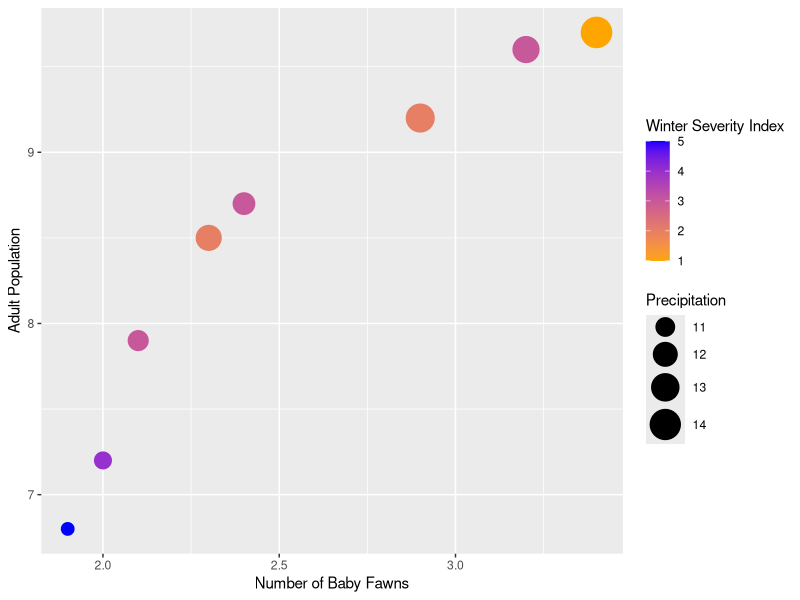
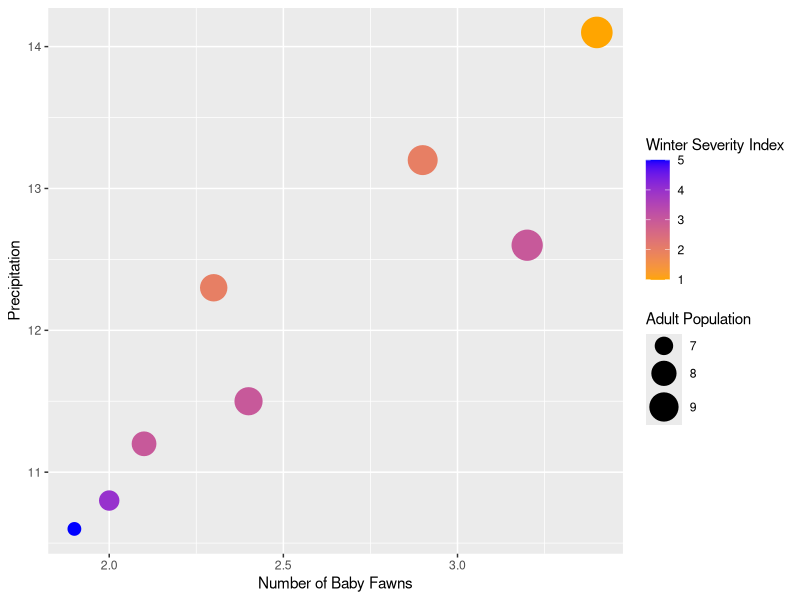
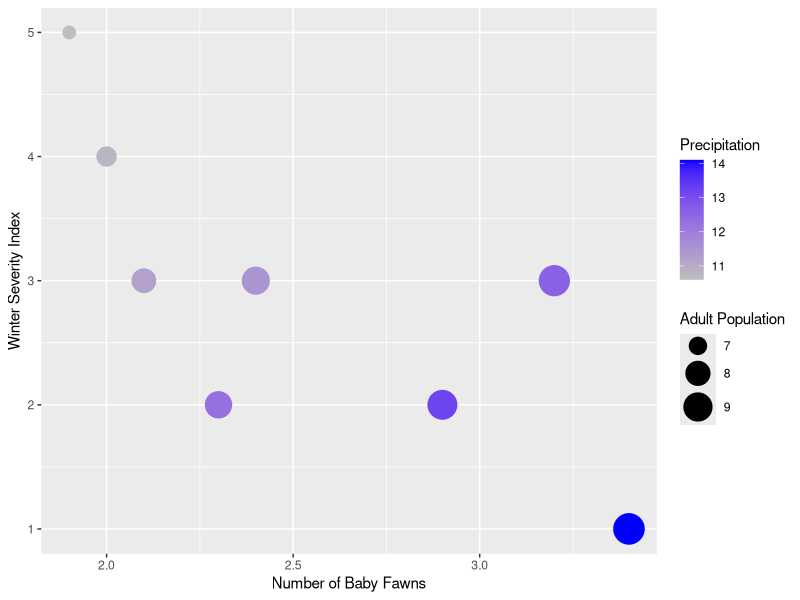
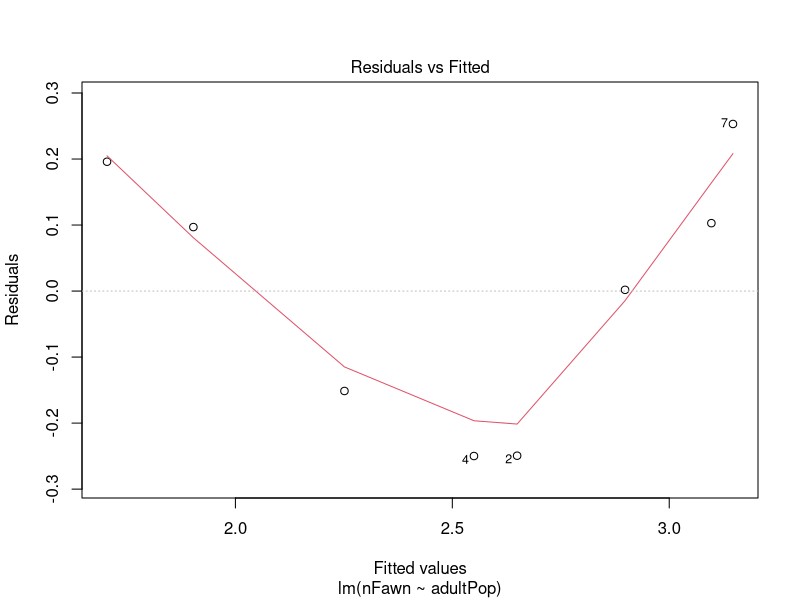
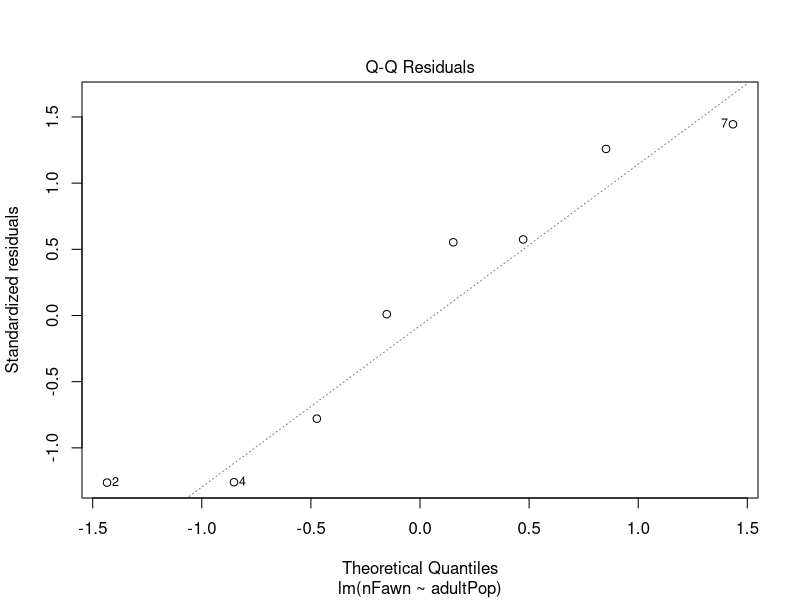
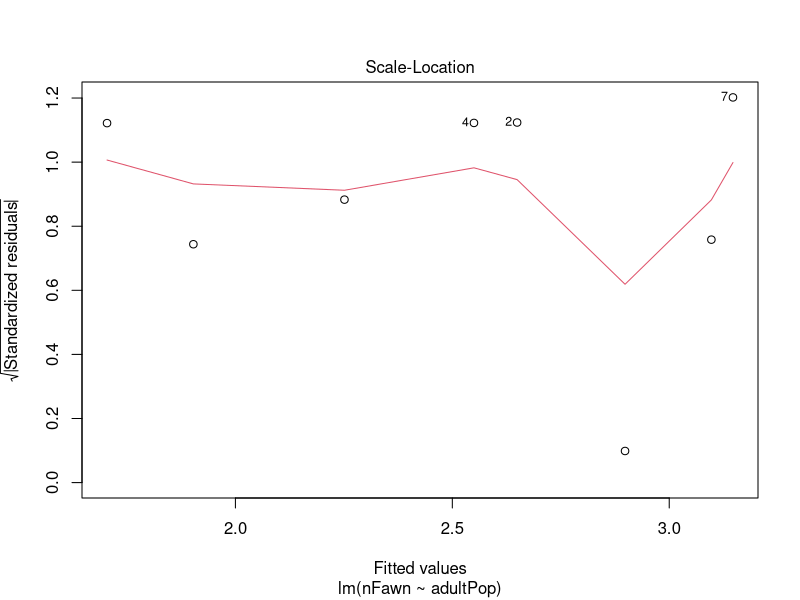
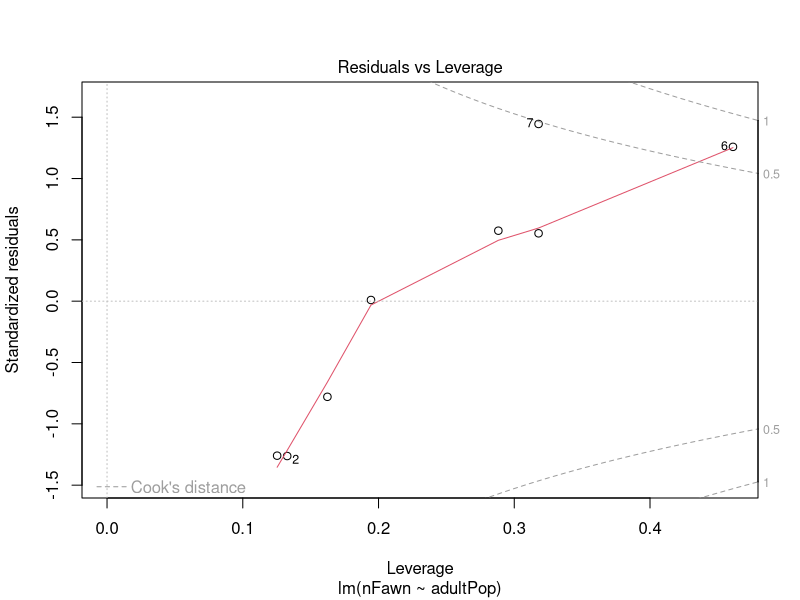
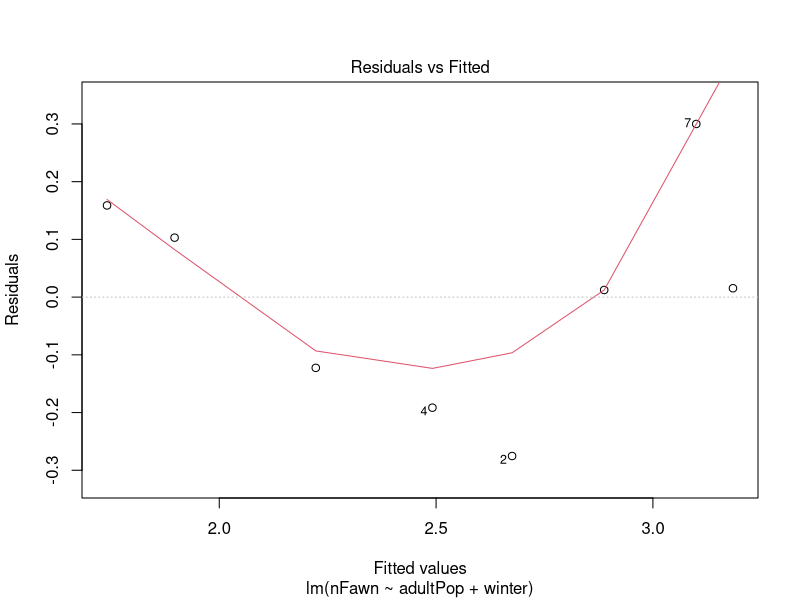

Reproduce these figures in R, in order.
## ---- chunk 1
# Add your library below.

library(ggplot2)
library(readxl)

## ---- chunk 2
# No code necessary; Just review the data.
## ---- chunk 3
# Write your code below.
myDF<-as.data.frame(readxl::read_excel("./data/mlr01.xls"))
colnames(myDF) <- c("nFawn", "adultPop", "precip", "winter")

## ---- chunk 4
# Write your code below.
str(myDF)

## ---- chunk 5
# Write your code below.
ggplot(myDF, aes(x = nFawn, y = adultPop, size = precip, color = winter)) +
  geom_point() +
  scale_color_gradient(low = "orange", high = "blue") + #I like these colors, makes it look like a proper display of warmth
  scale_size(range = c(4,10)) +
  labs(x = "Number of Baby Fawns", y = "Adult Population", size = "Precipitation", color = "Winter Severity Index")

## ---- chunk 6
# Write your code below.
ggplot(myDF, aes(x = nFawn, y = precip, size = adultPop, color = winter)) +
  geom_point() +
  scale_color_gradient(low = "orange", high = "blue") +
  scale_size(range = c(4,10)) +
  labs(x = "Number of Baby Fawns", y = "Precipitation", size = "Adult Population", color = "Winter Severity Index")

## ---- chunk 7
# Write your code below.
ggplot(myDF, aes(x = nFawn, y = winter, size = adultPop, color = precip)) +
  geom_point() +
  scale_color_gradient(low = "grey", high = "blue") +
  scale_size(range = c(4,10)) +
  labs(x = "Number of Baby Fawns", y = "Winter Severity Index", size = "Adult Population", color = "Precipitation")

## ---- chunk 8
# Write your code below.
m1 <- plot(lm(nFawn ~ adultPop, data = myDF))
abline(m1)
# The coefficient of adultPop is positive with a value of nearly 0.5. This means that for about every two adult deer, there is an increase of one fawn.
## ---- chunk 9
# Write your code below.
m2 <- plot(lm(nFawn ~ adultPop + winter, data = myDF))
abline(m2)
# The winter coefficient implies that there is a positive relationship, but looking at the data brings me to a different conclusion. It seems as though only very severe winters have an impact, those with an index of 4 or more. You can see this easily on the scatter plot with winter severity as the y-axis. Even in an index 3 winter, there were lots of fawns due to a high adult population.

## ---- chunk 10
# Write your code below.
m3 <- plot(lm(nFawn ~ adultPop + winter + precip, data = myDF))
abline(m3)
# Precipitation has a strong, direct positive correlation much like adult population, which is also backed up by the scatter plots. When these values were the y-axes, the chart trended consistently upwards, with a hiccup or two in precipitation.

